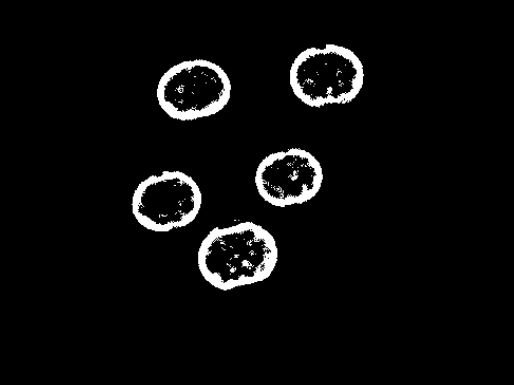
//> input picture Opencv_task61-80/photo/cells.png, 514 x 385 px
$ ./065图像形态学_闭操作   (built with g++ and OpenCV 4)
//> lines starting //> are read from the running program, lines starting //| are printed output that depends on the picture; after the words box and inside, x2 and y2 are one past the last pixel; in counts of white or black regions, pixels touching at a corner belong together
#include <opencv2/imgproc.hpp>
#include <opencv2/highgui.hpp>
#include <math.h>
using namespace cv;
using namespace std;
int main(int argc, char** argv)
{
	Mat dresult, eresult;
	Mat src = imread("photo/cells.png");
//> src is the input picture: 385 rows x 514 cols, CV_8UC3; min 0, max 255, mean 10.3

	// 二值图像
	Mat gray, binary, result;
	cvtColor(src, gray, COLOR_BGR2GRAY);
	threshold(gray, binary, 0, 255, THRESH_BINARY | THRESH_OTSU);
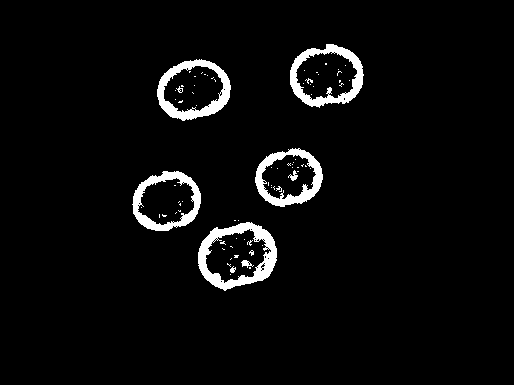
//> binary: 385 rows x 514 cols, CV_8UC1; 4.1% white; 79 white regions (69 under 20 px), largest, box (x1, y1, x2, y2) and area: (198, 222, 277, 291) 1914, (290, 44, 364, 108) 1528, (157, 59, 231, 121) 1523
	imshow("binary", binary);

	// 定义结构元素 5x5大小矩形
	Mat se1 = getStructuringElement(MORPH_RECT, Size(25, 5), Point(-1, -1));
	Mat se2 = getStructuringElement(MORPH_RECT, Size(5, 25), Point(-1, -1));

	//闭运算---先膨胀后腐蚀
	morphologyEx(binary, result, MORPH_CLOSE, se1);
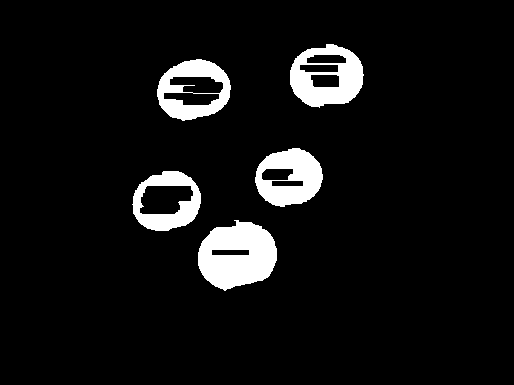
//> result: 385 rows x 514 cols, CV_8UC1; 6.9% white; 5 white regions, box (x1, y1, x2, y2) and area: (198, 220, 277, 291) 3965, (290, 44, 364, 108) 2787, (255, 148, 323, 207) 2595, (157, 59, 231, 121) 2351, (132, 171, 201, 231) 2029
	imshow("open demo1", result);
	morphologyEx(result, result, MORPH_CLOSE, se2);
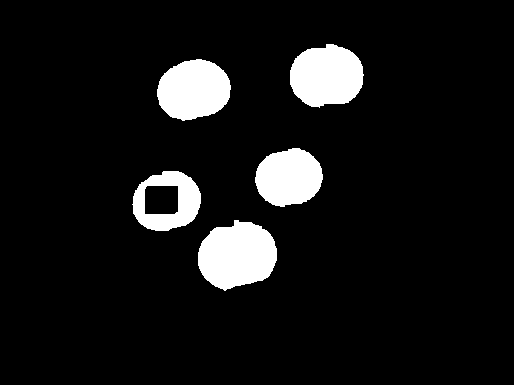
//> result: 385 rows x 514 cols, CV_8UC1; 8.4% white; 5 white regions, box (x1, y1, x2, y2) and area: (198, 220, 277, 291) 4160, (290, 44, 364, 108) 3646, (157, 59, 231, 121) 3492, (255, 148, 323, 207) 3053, (132, 171, 201, 231) 2320

	// 显示
	imshow("open demo2", result);
	waitKey(0);
	return 0;
}

$ run again, with Opencv_task61-80/photo/abc.png copied over Opencv_task61-80/photo/cells.png
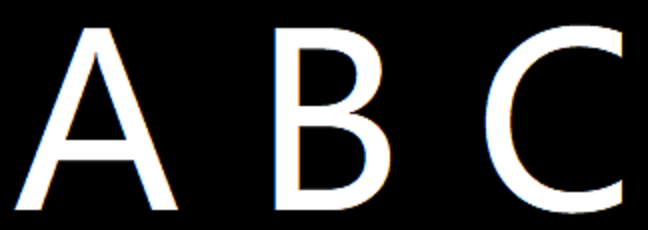
//> input picture Opencv_task61-80/photo/abc.png, 648 x 230 px
//> src is the input picture: 230 rows x 648 cols, CV_8UC3; mean B, G, R 50.8, 50.8, 50.8
//> `threshold(gray, binary, 0, 255, THRESH_BINARY | THRESH_OTSU);`:
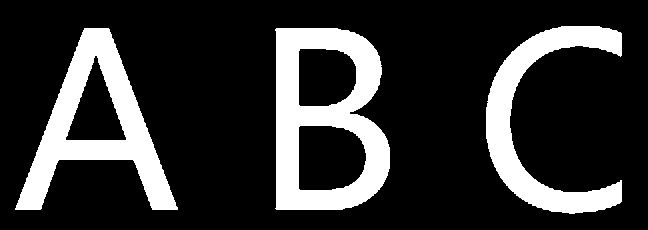
//> binary: 230 rows x 648 cols, CV_8UC1; 19.8% white; 3 white regions, box (x1, y1, x2, y2) and area: (275, 28, 390, 210) 11560, (15, 28, 178, 210) 9962, (486, 26, 622, 214) 8037
//> `morphologyEx(result, result, MORPH_CLOSE, se2);`:
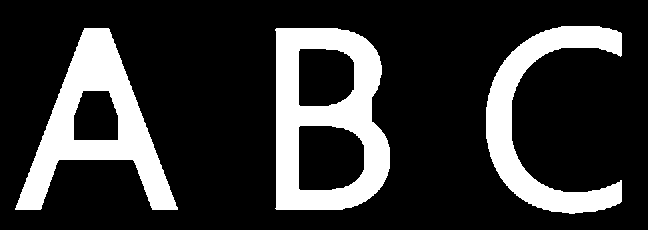
//> result: 230 rows x 648 cols, CV_8UC1; 20.5% white; 3 white regions, box (x1, y1, x2, y2) and area: (275, 28, 390, 210) 11826, (15, 28, 178, 210) 10605, (486, 26, 622, 214) 8101
